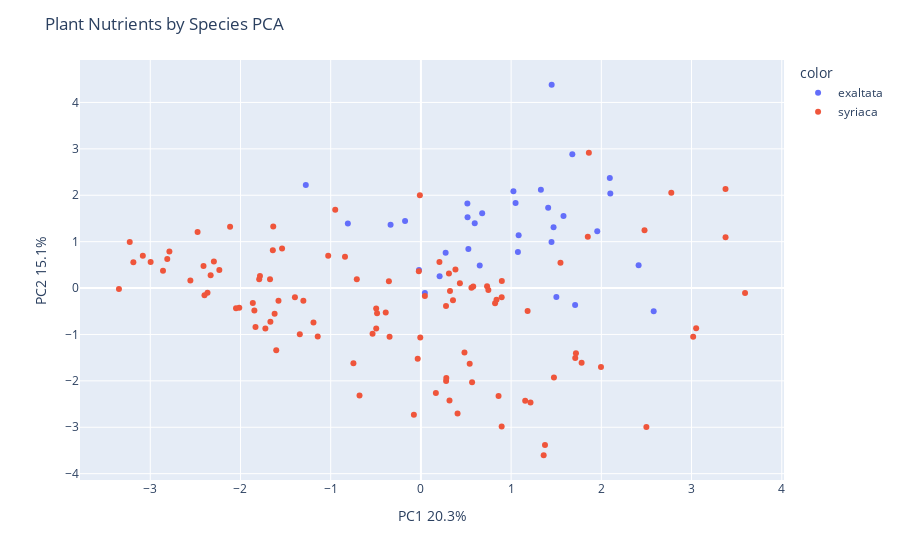

Write notebook code for a chart like this one.
### Code cell
X = subdf[nutrients]

pca = PCA(n_components=2)
components = pca.fit_transform(X)

fig = px.scatter(components, x=0, y=1, color=subdf['species'])
fig.update_layout(
    title = "Plant Nutrients by Species PCA",
    xaxis_title="PC1 " + str(round(100*pca.explained_variance_ratio_[0], 1)) + '%',
    yaxis_title="PC2 " + str(round(100*pca.explained_variance_ratio_[1], 1)) + '%')
fig.show()
